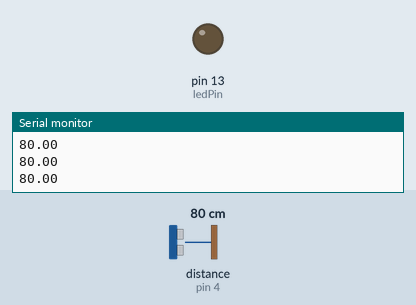
Bench run of a sketch on a simulated Arduino Uno, built with avr-gcc and run on an emulated ATmega328P. On the bench: output pins drawn as LEDs (lit = HIGH), the last lines printed to the serial monitor. The test bench sets the inputs (shaded band); at power-on: distance to the obstacle (sensor on pin 4) 80 cm. The echo pulse lasts 58.3 µs per cm.

Above: at 2.3 s.
2.4 s: distance to the obstacle (sensor on pin 4) set to 54 cm
3.9 s: distance to the obstacle (sensor on pin 4) set to 44 cm
At 4.6 s:
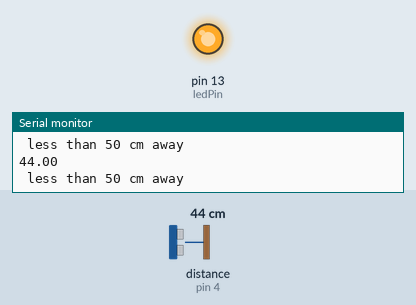
5.4 s: distance to the obstacle (sensor on pin 4) set to 60 cm
At 6.6 s:
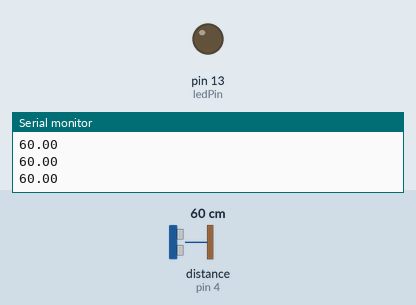
6.9 s: distance to the obstacle (sensor on pin 4) set to 2 cm
At 7.4 s:
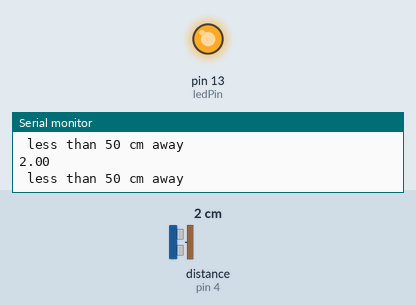
Timing chart, 0 to 9.4 s (numbered marks = the images above; inputs shaded):
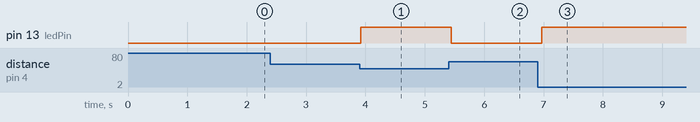

The sketch:

basicradar_with__library.ino
```cpp
#include <HCSR04.h>
HCSR04 hc(3, 4); //(trig,echo)
int ledPin = 13;
bool run;
double working[10];
bool test(int numReadings = 10) {
  int count = 0;
  float prevDistance = hc.dist();
  delay(50);
  for (int i = 0; i < numReadings; i++) {
    float currentDistance = hc.dist();
    delay(50);
    Serial.println(currentDistance);
    if (abs(prevDistance - currentDistance) <= 5) {
      count++;
    }
    prevDistance = currentDistance;
  }
  if (count == numReadings) {
    Serial.println("All distances were stable.");
    return true;
  } else {
    Serial.println("Not all distances were stable.");
    return false;
  }
}

void setup() {
  Serial.begin(9600);
  delay(500);
  run = test();
  pinMode(ledPin, OUTPUT);
}

void loop() {
  while (run == true) {
    double cm = hc.dist();
    Serial.println(cm);
    if(cm < 50){
      Serial.println(" less than 50 cm away");
      digitalWrite(ledPin, HIGH);
    } else {
      digitalWrite(ledPin, LOW);
    }
    delay(250);
  }
}
```

Measured:
- the behaviour switches between 50 and 49 cm on distance to the obstacle (sensor on pin 4) (found by bisection; images 0 and 1)
- after the input at 3.9 s, pin 13 (ledPin): LOW → HIGH at once
- after the input at 5.4 s, pin 13 (ledPin): HIGH → LOW at once
- after the input at 6.9 s, pin 13 (ledPin): LOW → HIGH after 0.07 s
